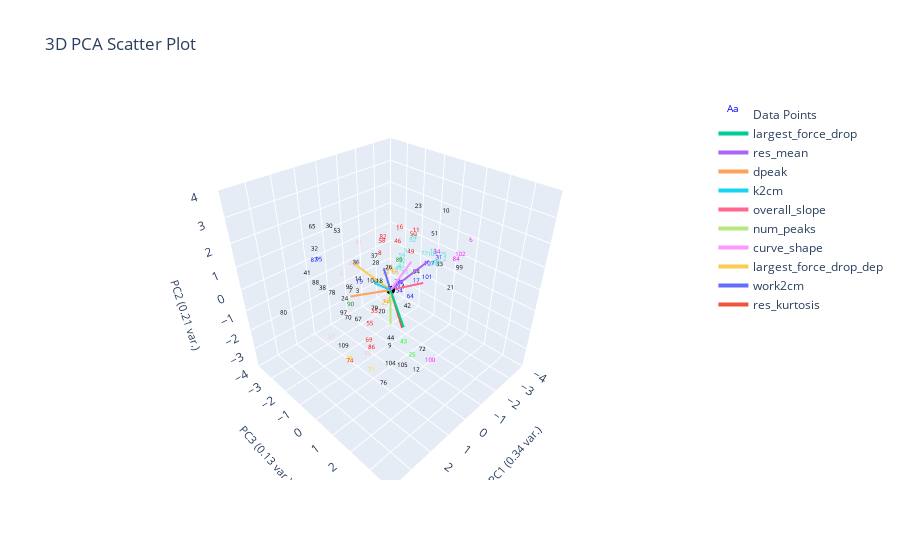

Notebook source saved alongside this figure:
### Markdown cell above
# Radius Neighbors Classifier
- Within radius r, assing query point to highest frequency label
- Good for when data isn't uniformly distributed (clusters have different densities)

### Code cell
from sklearn.neighbors import RadiusNeighborsClassifier


X = plotting.extract_numerical_features(marions_labeled_data).values.tolist()
y = marions_labeled_data[f'{ylabel_name}_nums'].values.tolist()
rn = RadiusNeighborsClassifier(radius=1.5, outlier_label=-1)
rn.fit(X,y)
rn_predictions = pd.Series(rn.predict(clustering_features.values))

rn_actual = marions_labeled_data[f'{ylabel_name}_nums']
rn_changed_ylabel_idxs = find_changed_ylabel_data(rn_predictions, rn_actual)
rn_corrected_predictions = correct_pseudo_ylabels_to_actual(rn_predictions, rn_actual, rn_changed_ylabel_idxs)

plotting.plot_cluster_subplots(rn_corrected_predictions, curve_data, 
                                  clustering_method="Nearest Centroid", 
                                  cluster_category_names=list(ylabel_to_cluster_num.keys()),
                                  bold_idxs=rn_actual.index
                                  )
plotting.plot_cluster_subplots(rn_predictions, curve_data,
                                  clustering_method="Nearest Centroid", 
                                  cluster_category_names=list(ylabel_to_cluster_num.keys()),
                                  pseudo_corrections=rn_corrected_predictions,
                                  bold_idxs=rn_actual.index
                                  )
plotting.plot_pca(clustering_features, rn_predictions, 3, 
                  graph_title=f'',
                  ylabel_name=ylabel_name,)

### Figure 1 — Plotly figure (JSON) as saved in the notebook; plotly's stock layout.template omitted (floating-point values rounded to 4 significant figures)
{"data": [{"mode": "text", "name": "Data Points", "text": ["0", "1", "2", "3", "4", "5", "6", "7", "8", "9", "10", "11", "12", "13", "14", "15", "16", "17", "18", "19", "20", "21", "22", "23", "24", "25", "26", "27", "28", "29", "30", "31", "32", "33", "34", "35", "36", "37", "38", "39", "40", "41", "42", "43", "44", "45", "46", "47", "48", "49", "50", "51", "52", "53", "54", "55", "56", "57", "58", "59", "60", "61", "62", "63", "64", "65", "66", "67", "68", "69", "70", "71", "72", "73", "74", "75", "76", "77", "78", "79", "80", "81", "82", "83", "84", "85", "86", "87", "88", "89", "90", "91", "92", "93", "94", "95", "96", "97", "98", "99", "100", "101", "102", "103", "104", "105", "106", "107", "108", "109"], "textfont": {"color": ["blue", "red", "turquoise", "black", "black", "pink", "magenta", "black", "red", "black", "black", "red", "black", "orange", "black", "turquoise", "red", "blue", "black", "blue", "black", "black", "turquoise", "black", "black", "lime", "black", "pink", "black", "orange", "black", "blue", "black", "black", "magenta", "red", "black", "black", "black", "blue", "orange", "black", "black", "lime", "black", "turquoise", "red", "pink", "gold", "red", "red", "black", "turquoise", "black", "blue", "red", "orange", "pink", "red", "turquoise", "turquoise", "pink", "turquoise", "blue", "blue", "black", "orange", "black", "magenta", "red", "black", "gold", "black", "orange", "red", "turquoise", "black", "turquoise", "black", "black", "black", "turquoise", "red", "turquoise", "magenta", "pink", "red", "blue", "black", "green", "green", "turquoise", "blue", "turquoise", "black", "blue", "black", "black", "turquoise", "black", "magenta", "blue", "magenta", "turquoise", "black", "black", "black", "blue", "black", "black"], "size": 6}, "type": "scatter3d", "x": [-0.9294, -0.6716, -3.064, 1.086, -0.4346, 1.445, -4.332, 2.561, -0.2867, -0.1207, -1.695, -1.214, 0.9185, -0.4804, 0.01566, -2.375, -0.745, -1.903, 2.005, 0.69, -0.08383, -1.249, -1.572, -0.6939, 1.041, 0.6443, -0.3422, 1.382, -0.03112, -0.538, 1.809, -2.695, 2.256, -3.003, -1.173, 2.225, 1.908, 0.2421, 1.796, -1.323, -0.8242, 1.963, -0.6548, 1.304, 0.9465, -0.5994, -0.8194, 2.282, 2.636, -0.818, -1.15, -0.6639, -1.541, 1.328, -1.138, 1.79, -0.6239, 2.419, -0.3229, -0.879, 0.8185, 2.217, -1.248, -0.9912, 2.576, 2.188, -0.8637, 1.91, -3.897, 2.246, 2.084, 2.237, 1.5, -0.778, 2.256, -2.82, 1.919, -1.657, 1.194, -0.1069, 3.838, -0.8419, -0.2761, -0.9422, -3.501, 0.8014, 1.943, 1.987, 3.385, 1.385, 1.968, -1.378, -1.21, -2.188, -0.5853, 2.17, 0.4165, 1.538, -2.817, -3.004, 0.8218, -2.544, -3.679, -1.617, 2.209, 1.28, -4.969, -2.601, -0.4514, 2.376], "y": [-0.6696, -0.3125, 0.1395, -0.6656, 0.2365, -1.105, 0.8756, 0.7439, -0.8659, -0.171, 1.061, 0.09926, 2.256, -0.709, -1.864, 0.05841, -0.2677, -0.3678, 1.519, -0.9936, -0.5912, 1.856, -0.2898, 0.6336, -1.532, 1.782, -0.44, -0.5146, -0.8308, -0.8653, -1.106, 0.08862, -1.453, -0.07003, 1.188, 1.484, 0.3155, -0.6051, -1.892, -0.8981, -0.8857, -2.605, 0.2881, 1.939, 0.9518, -0.1804, -0.4429, 0.7401, 0.5226, 0.2409, 0.04332, 1.421, -0.3284, -1.326, -0.6141, 0.7607, -0.5446, -0.7402, -0.7751, -0.2552, 0.1809, 0.8553, -0.5803, -0.6219, 3.34, -1.547, -0.6133, 0.2781, 0.8516, 1.196, -0.07542, 1.223, 2.965, -1.071, 0.08285, 0.2168, 1.547, 0.1933, -2.144, -1.051, -1.438, -0.06919, -0.675, -0.3457, 0.4087, -0.5511, 0.9845, -1.961, 0.06924, 1.759, -0.0273, -0.4859, -0.6349, 0.3105, 0.7648, -1.387, -1.976, -1.032, -0.05746, 0.9558, 2.796, -0.353, 0.4743, 0.6511, 2.21, 1.895, 0.9449, -0.3088, -1.523, -0.09113], "z": [-0.9576, 1.913, -0.265, -0.196, -0.3142, 0.5313, 0.3343, 1.311, 0.7812, -3.441, 2.749, 1.798, -2.348, -1.557, -0.752, 0.3599, 1.961, -1.059, 1.806, -0.1394, -1.802, 0.05581, 1.231, 3.124, -1.042, -2.118, 0.3034, 1.252, 0.4724, -1.755, 2.654, -0.06323, 1.806, -0.6067, 1.347, 0.7205, 1.9, 0.9989, -0.3207, -1.107, -0.2073, 0.111, -1.342, -0.9121, -1.6, 0.2596, 1.26, 2.156, -1.784, 1.1, 1.638, 2.388, 1.069, 2.198, -1.306, -0.5033, -1.445, -1.7, 1.348, 0.6816, 0.5083, 3.003, 0.1277, -1.059, 2.485, 2.614, -0.239, -0.5304, 0.5908, -0.7065, -0.5558, -2.14, -0.4541, -0.4507, -2.478, 0.09056, -2.828, 0.6359, -0.9982, -1.91, -0.1073, 0.009304, 1.584, 0.1384, -0.3555, -3.53, -1.392, 0.9969, 1.71, 2.406, 0.01191, 0.5978, -0.9303, 0.008174, 0.5594, 1.366, -1.029, -1.202, -0.419, -0.3014, -1.549, -1.185, -0.1666, 0.8153, -1.137, -2.115, -0.302, -0.5002, -0.9188, -1.745]}, {"marker": {"color": "black", "size": 3}, "mode": "markers", "name": "Origin", "showlegend": false, "type": "scatter3d", "x": [0], "y": [0], "z": [0]}, {"line": {"width": 4}, "mode": "lines+text", "name": "largest_force_drop", "textposition": "top center", "type": "scatter3d", "x": [0, 1.008], "y": [0, 1.655], "z": [0, -0.2486]}, {"line": {"width": 4}, "mode": "lines+text", "name": "res_mean", "textposition": "top center", "type": "scatter3d", "x": [0, -0.972], "y": [0, 0.9901], "z": [0, 1.307]}, {"line": {"width": 4}, "mode": "lines+text", "name": "dpeak", "textposition": "top center", "type": "scatter3d", "x": [0, 1.38], "y": [0, -0.7159], "z": [0, 0.03796]}, {"line": {"width": 4}, "mode": "lines+text", "name": "k2cm", "textposition": "top center", "type": "scatter3d", "x": [0, 0.8904], "y": [0, 0.07075], "z": [0, 0.7819]}, {"line": {"width": 4}, "mode": "lines+text", "name": "overall_slope", "textposition": "top center", "type": "scatter3d", "x": [0, -1.3], "y": [0, 0.4982], "z": [0, -0.06578]}, {"line": {"width": 4}, "mode": "lines+text", "name": "num_peaks", "textposition": "top center", "type": "scatter3d", "x": [0, 1.074], "y": [0, 1.075], "z": [0, -0.4208]}, {"line": {"width": 4}, "mode": "lines+text", "name": "curve_shape", "textposition": "top center", "type": "scatter3d", "x": [0, -0.284], "y": [0, 0.7568], "z": [0, 1.462]}, {"line": {"width": 4}, "mode": "lines+text", "name": "largest_force_drop_dep", "textposition": "top center", "type": "scatter3d", "x": [0, 0.7694], "y": [0, -1.198], "z": [0, 1.018]}, {"line": {"width": 4}, "mode": "lines+text", "name": "work2cm", "textposition": "top center", "type": "scatter3d", "x": [0, 0.7863], "y": [0, 0.4591], "z": [0, 1.534]}, {"line": {"width": 4}, "mode": "lines+text", "name": "res_kurtosis", "textposition": "top center", "type": "scatter3d", "x": [0, 0.457], "y": [0, 1.068], "z": [0, -0.9524]}], "layout": {"autosize": true, "scene": {"aspectmode": "cube", "xaxis": {"range": [-4, 4], "title": {"font": {"size": 11}, "text": "PC1 (0.34 var.)"}}, "yaxis": {"range": [-4, 4], "title": {"font": {"size": 11}, "text": "PC3 (0.13 var.)"}}, "zaxis": {"range": [-4, 4], "title": {"font": {"size": 11}, "text": "PC2 (0.21 var.)"}}}, "title": {"text": "3D PCA Scatter Plot"}}}
